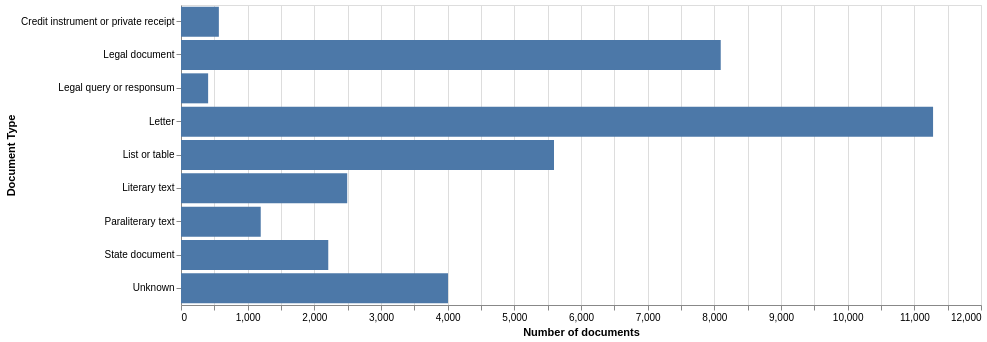

Notebook source saved alongside this figure:
### Code cell
# omit Inscription, currently only 5 items
doctype_chart = alt.Chart(doctype_counts[doctype_counts['count'] > 10]).mark_bar().encode(
    y=alt.Y('type', title="Document Type"),
    x=alt.X('count', title="Number of documents")
).properties(
    # title="Documents by type",
    width=800, height=300
)
doctype_chart.save(f"{chart_dir}/document_types.pdf")
doctype_chart.save(f"{chart_dir}/document_types.png", ppi=300)
doctype_chart.save(f"{chart_dir}/document_types.svg")
doctype_chart

### Figure 1 — Vega-Lite specification as saved in the notebook (floating-point values rounded to 4 significant figures)
{"config": {"view": {"continuousWidth": 300, "continuousHeight": 300}}, "data": {"name": "data-b9cfd923742805e62458c047fe363137"}, "mark": {"type": "bar"}, "encoding": {"x": {"field": "count", "title": "Number of documents", "type": "quantitative"}, "y": {"field": "type", "title": "Document Type", "type": "nominal"}}, "height": 300, "width": 800, "$schema": "https://vega.github.io/schema/vega-lite/v6.1.0.json", "datasets": {"data-b9cfd923742805e62458c047fe363137": [{"type": "Letter", "count": 11281}, {"type": "Legal document", "count": 8096}, {"type": "List or table", "count": 5595}, {"type": "Unknown", "count": 4005}, {"type": "Literary text", "count": 2493}, {"type": "State document", "count": 2209}, {"type": "Paraliterary text", "count": 1196}, {"type": "Credit instrument or private receipt", "count": 568}, {"type": "Legal query or responsum", "count": 407}]}}
